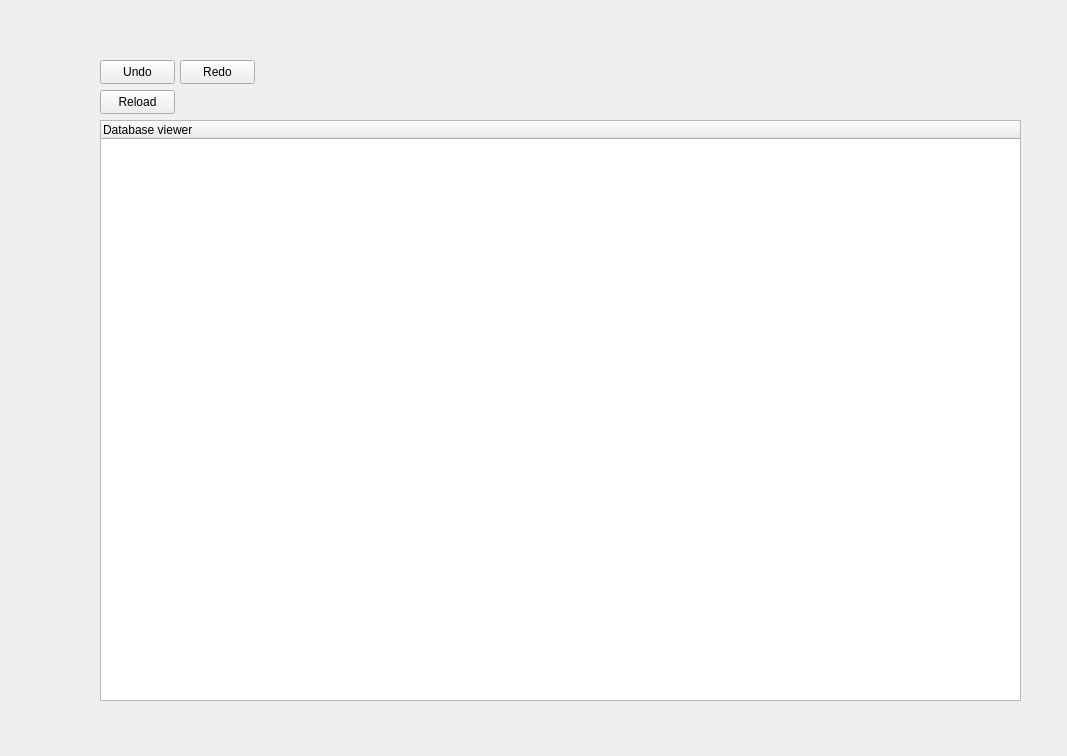
<?xml version="1.0" encoding="UTF-8"?>
<ui version="4.0">
 <class>Dialog</class>
 <widget class="QDialog" name="Dialog">
  <property name="geometry">
   <rect>
    <x>0</x>
    <y>0</y>
    <width>1067</width>
    <height>756</height>
   </rect>
  </property>
  <property name="windowTitle">
   <string>Dialog</string>
  </property>
  <widget class="QTreeWidget" name="treeWidget">
   <property name="geometry">
    <rect>
     <x>100</x>
     <y>120</y>
     <width>921</width>
     <height>581</height>
    </rect>
   </property>
   <column>
    <property name="text">
     <string>Database viewer</string>
    </property>
   </column>
  </widget>
  <widget class="QPushButton" name="reloadButton">
   <property name="geometry">
    <rect>
     <x>100</x>
     <y>90</y>
     <width>75</width>
     <height>24</height>
    </rect>
   </property>
   <property name="focusPolicy">
    <enum>Qt::NoFocus</enum>
   </property>
   <property name="text">
    <string>Reload</string>
   </property>
   <property name="icon">
    <iconset>
     <normaloff>reload_icon.png</normaloff>reload_icon.png</iconset>
   </property>
   <property name="shortcut">
    <string>F5</string>
   </property>
   <property name="default">
    <bool>false</bool>
   </property>
  </widget>
  <widget class="QPushButton" name="undoButton">
   <property name="geometry">
    <rect>
     <x>100</x>
     <y>60</y>
     <width>75</width>
     <height>24</height>
    </rect>
   </property>
   <property name="focusPolicy">
    <enum>Qt::NoFocus</enum>
   </property>
   <property name="text">
    <string>Undo</string>
   </property>
   <property name="icon">
    <iconset>
     <normaloff>undo_icon.png</normaloff>undo_icon.png</iconset>
   </property>
   <property name="shortcut">
    <string>Ctrl+Z</string>
   </property>
   <property name="default">
    <bool>false</bool>
   </property>
  </widget>
  <widget class="QPushButton" name="redoButton">
   <property name="geometry">
    <rect>
     <x>180</x>
     <y>60</y>
     <width>75</width>
     <height>24</height>
    </rect>
   </property>
   <property name="focusPolicy">
    <enum>Qt::NoFocus</enum>
   </property>
   <property name="text">
    <string>Redo</string>
   </property>
   <property name="icon">
    <iconset>
     <normaloff>redo_icon.png</normaloff>redo_icon.png</iconset>
   </property>
   <property name="shortcut">
    <string>Ctrl+Shift+Z</string>
   </property>
   <property name="default">
    <bool>false</bool>
   </property>
   <property name="flat">
    <bool>false</bool>
   </property>
  </widget>
 </widget>
 <resources/>
 <connections/>
</ui>
